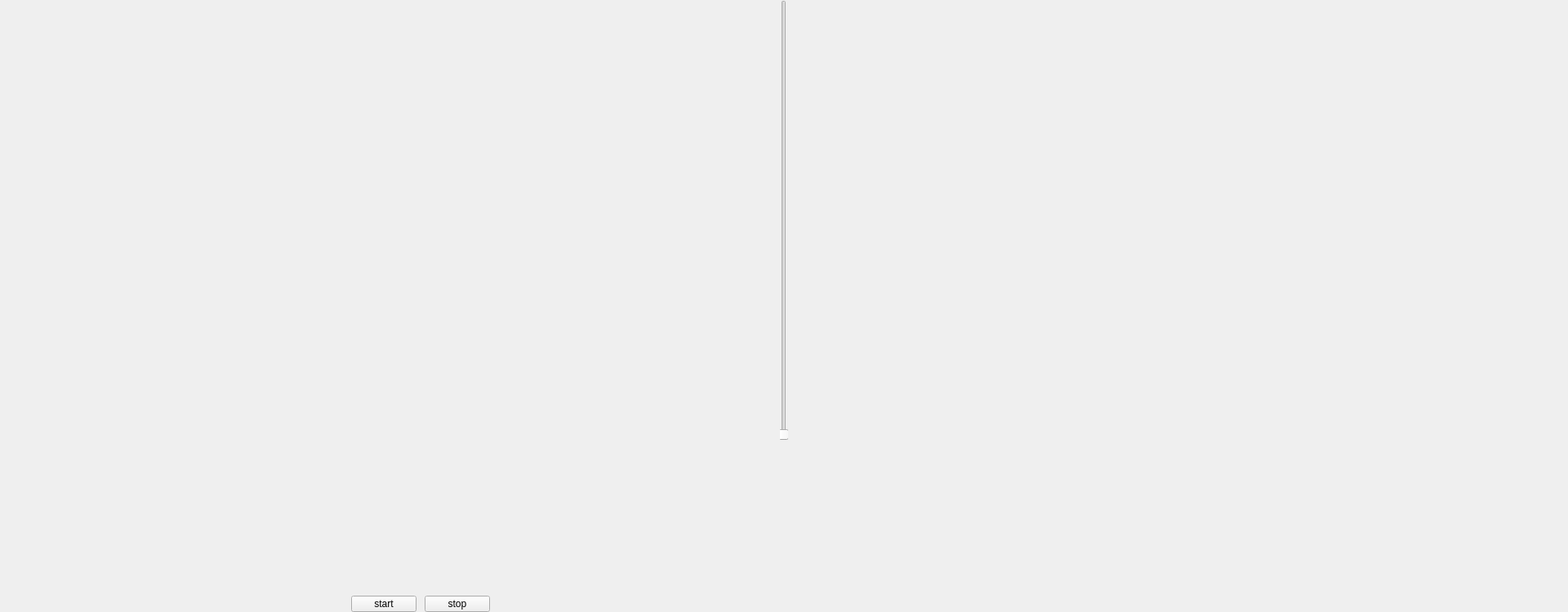
<?xml version="1.0" encoding="UTF-8"?>
<ui version="4.0">
 <class>MainWindow</class>
 <widget class="QMainWindow" name="MainWindow">
  <property name="geometry">
   <rect>
    <x>0</x>
    <y>0</y>
    <width>1920</width>
    <height>750</height>
   </rect>
  </property>
  <property name="windowTitle">
   <string>MainWindow</string>
  </property>
  <widget class="QWidget" name="centralWidget">
   <widget class="QLabel" name="showLabel">
    <property name="geometry">
     <rect>
      <x>0</x>
      <y>0</y>
      <width>955</width>
      <height>540</height>
     </rect>
    </property>
    <property name="styleSheet">
     <string notr="true">border-image: url(:/background/img/jinghai2.jpg);</string>
    </property>
    <property name="text">
     <string/>
    </property>
   </widget>
   <widget class="QPushButton" name="startBtn">
    <property name="geometry">
     <rect>
      <x>430</x>
      <y>730</y>
      <width>80</width>
      <height>20</height>
     </rect>
    </property>
    <property name="text">
     <string>start</string>
    </property>
   </widget>
   <widget class="QPushButton" name="stopBtn">
    <property name="geometry">
     <rect>
      <x>520</x>
      <y>730</y>
      <width>80</width>
      <height>20</height>
     </rect>
    </property>
    <property name="text">
     <string>stop</string>
    </property>
   </widget>
   <widget class="QLabel" name="resultLabel">
    <property name="geometry">
     <rect>
      <x>965</x>
      <y>0</y>
      <width>955</width>
      <height>540</height>
     </rect>
    </property>
    <property name="styleSheet">
     <string notr="true">border-image: url(:/background/img/jinghai2.jpg);</string>
    </property>
    <property name="text">
     <string/>
    </property>
   </widget>
   <widget class="QSlider" name="verticalSlider">
    <property name="geometry">
     <rect>
      <x>955</x>
      <y>0</y>
      <width>10</width>
      <height>540</height>
     </rect>
    </property>
    <property name="orientation">
     <enum>Qt::Vertical</enum>
    </property>
   </widget>
  </widget>
 </widget>
 <layoutdefault spacing="6" margin="11"/>
 <resources/>
 <connections/>
</ui>
